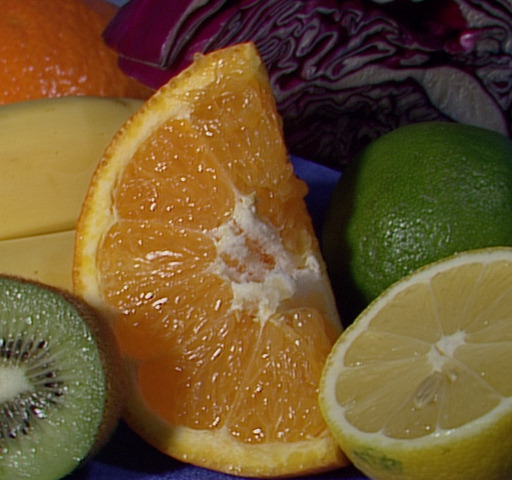
#> input picture Homework/fruit.jpg, 512 x 480 px
$ python HW1.py   (Python 2 division)   (older library calls are emulated)
#> lines starting #> are read from the running program, lines starting #| are printed output that depends on the picture
import cv2 as cv
import numpy as np
from matplotlib import pyplot as plt

#Load and show image
img = cv.imread('fruit.jpg',1)
#> img is the input picture: shape (480, 512, 3); mean B, G, R 45.8, 85.1, 110.3

#Convert color RGB image to Gray image using the equation G = 0.299*R + 0.587*G + 0.114*B
row,col,channel = img.shape
#> row = 480; col = 512; channel = 3

g = np.zeros((row,col,1),np.float)
G = np.zeros((row,col,1),np.uint8)
# print g.dtype
rows = xrange(1,row,1)
cols = xrange(1,col,1)
for x in rows:
	for y in cols:
		g[x,y] = 0.299*img[x,y,2] + 0.587*img[x,y,1] + 0.114*img[x,y,0] #BGR in OpenCV
		G[x,y] = int(g[x,y])
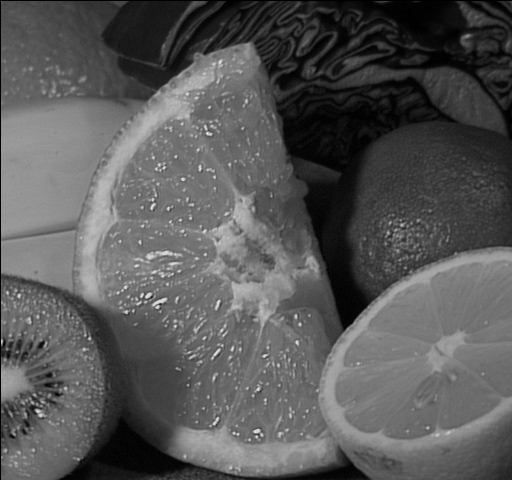
#> G: shape (480, 512, 1); min 0, max 237, mean 87.4
# print g
# print G.dtype
img2 = img
G_func = cv.cvtColor(img2,cv.COLOR_BGR2GRAY)

#Display the R-G-B channels seperately
imgR = cv.imread('fruit.jpg',1)
imgG = cv.imread('fruit.jpg',1)
imgB = cv.imread('fruit.jpg',1)

# imgR = img
# imgG = img
# imgB = img #Khong thuc hien duoc nhu vay vi imgR, imgG va imgB la nhu nhau

# ##Create R image
imgR[:,:,1] = 0
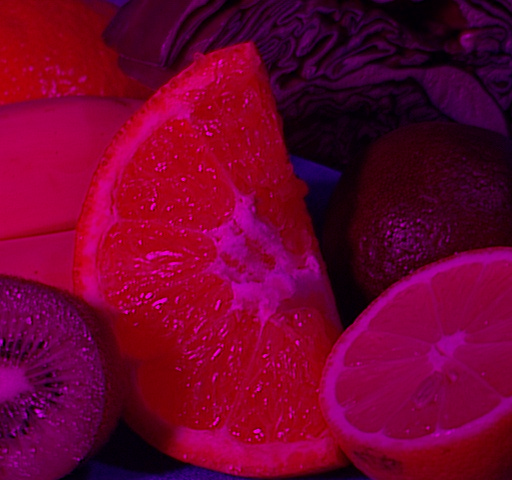
#> imgR: shape (480, 512, 3); mean B, G, R 45.8, 0, 110.3
imgR[:,:,0] = 0
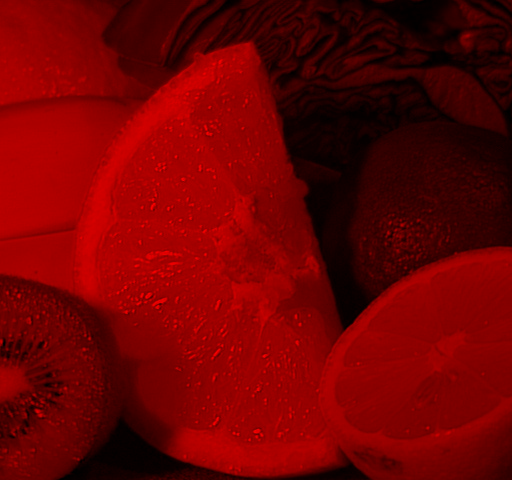
#> imgR: shape (480, 512, 3); mean B, G, R 0, 0, 110.3
# ##Create G image
imgG[:,:,2] = 0
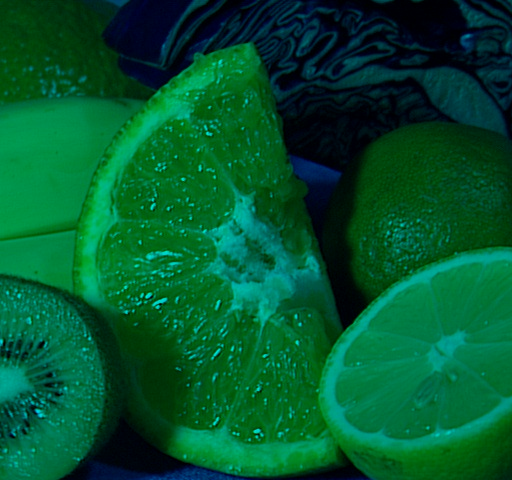
#> imgG: shape (480, 512, 3); mean B, G, R 45.8, 85.1, 0
imgG[:,:,0] = 0
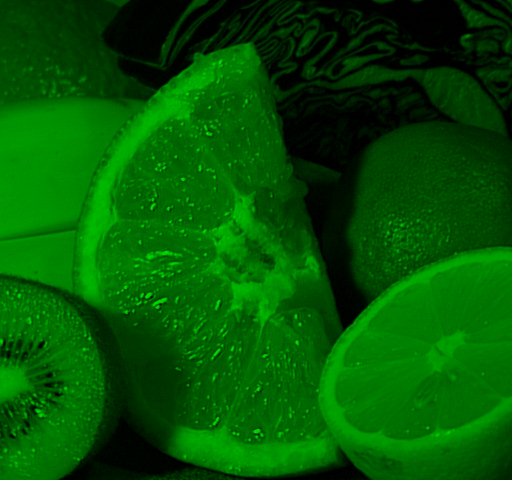
#> imgG: shape (480, 512, 3); mean B, G, R 0, 85.1, 0
# ##Create B image
imgB[:,:,2] = 0
imgB[:,:,1] = 0
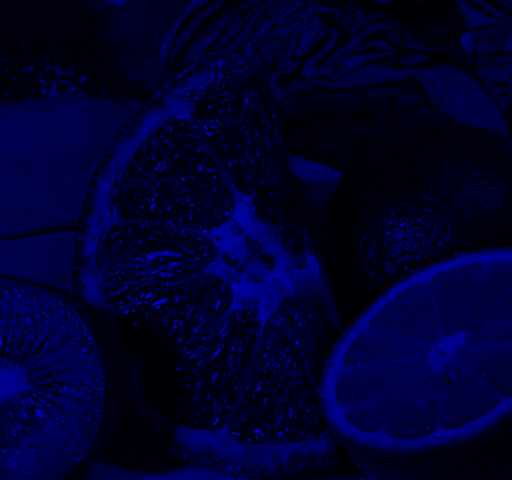
#> imgB: shape (480, 512, 3); mean B, G, R 45.8, 0, 0

cv.imshow('Fruit',img)
cv.imshow('Fruit Gray',G)
cv.imshow('Fruit Gray Using Function',G_func)
cv.imshow('R Channel Image',imgR)
cv.imshow('G Channel Image',imgG)
cv.imshow('B Channel Image',imgB)
print G_func.shape
#| (480, 512)
# [14 lines of commented-out code are left out]

cv.waitKey(0)
cv.destroyAllWindows()
